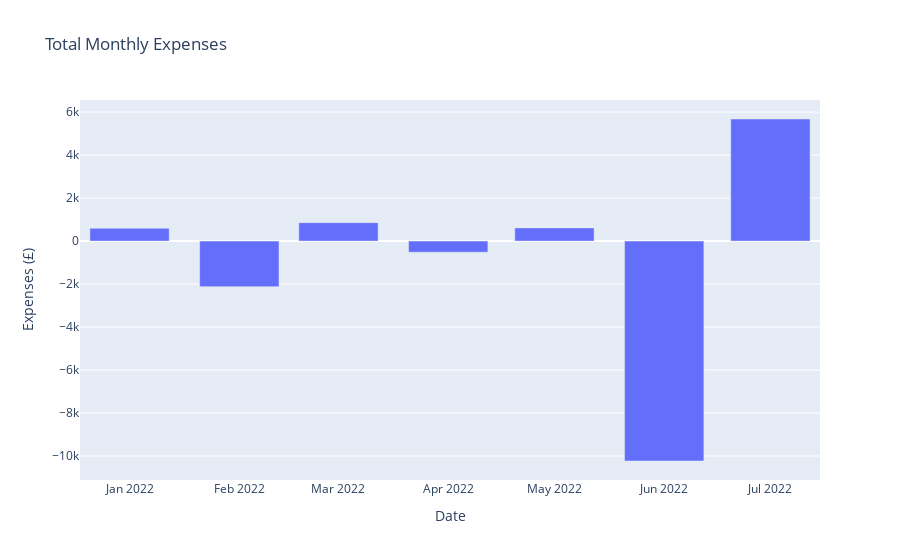

Here is the notebook cell this chart was saved with:
### Code cell
Total_Monthly_Expenses_Chart = px.bar(Total_Monthly_Expenses_Table, x="DATE", y="TOTAL EXPENSE",title="Total Monthly Expenses")
Total_Monthly_Expenses_Chart.update_yaxes(title='Expenses (£)', visible=True, showticklabels=True)
Total_Monthly_Expenses_Chart.update_xaxes(title='Date',visible=True, showticklabels=True)

Total_Monthly_Expenses_Chart.show()

### Figure 1 — Plotly figure (JSON) as saved in the notebook; plotly's stock layout.template omitted (floating-point values rounded to 4 significant figures)
{"data": [{"alignmentgroup": "True", "hovertemplate": "DATE=%{x}<br>TOTAL EXPENSE=%{y}<extra></extra>", "legendgroup": "", "marker": {"color": "#636efa", "pattern": {"shape": ""}}, "name": "", "offsetgroup": "", "orientation": "v", "showlegend": false, "textposition": "auto", "type": "bar", "x": ["2022-01", "2022-02", "2022-03", "2022-04", "2022-05", "2022-06", "2022-07"], "xaxis": "x", "y": [597.4, -2121.0, 858.2, -516.9, 614.2, -10230.0, 5680.0], "yaxis": "y"}], "layout": {"barmode": "relative", "legend": {"tracegroupgap": 0}, "title": {"text": "Total Monthly Expenses"}, "xaxis": {"anchor": "y", "domain": [0, 1], "showticklabels": true, "title": {"text": "Date"}, "visible": true}, "yaxis": {"anchor": "x", "domain": [0, 1], "showticklabels": true, "title": {"text": "Expenses (£)"}, "visible": true}}}
